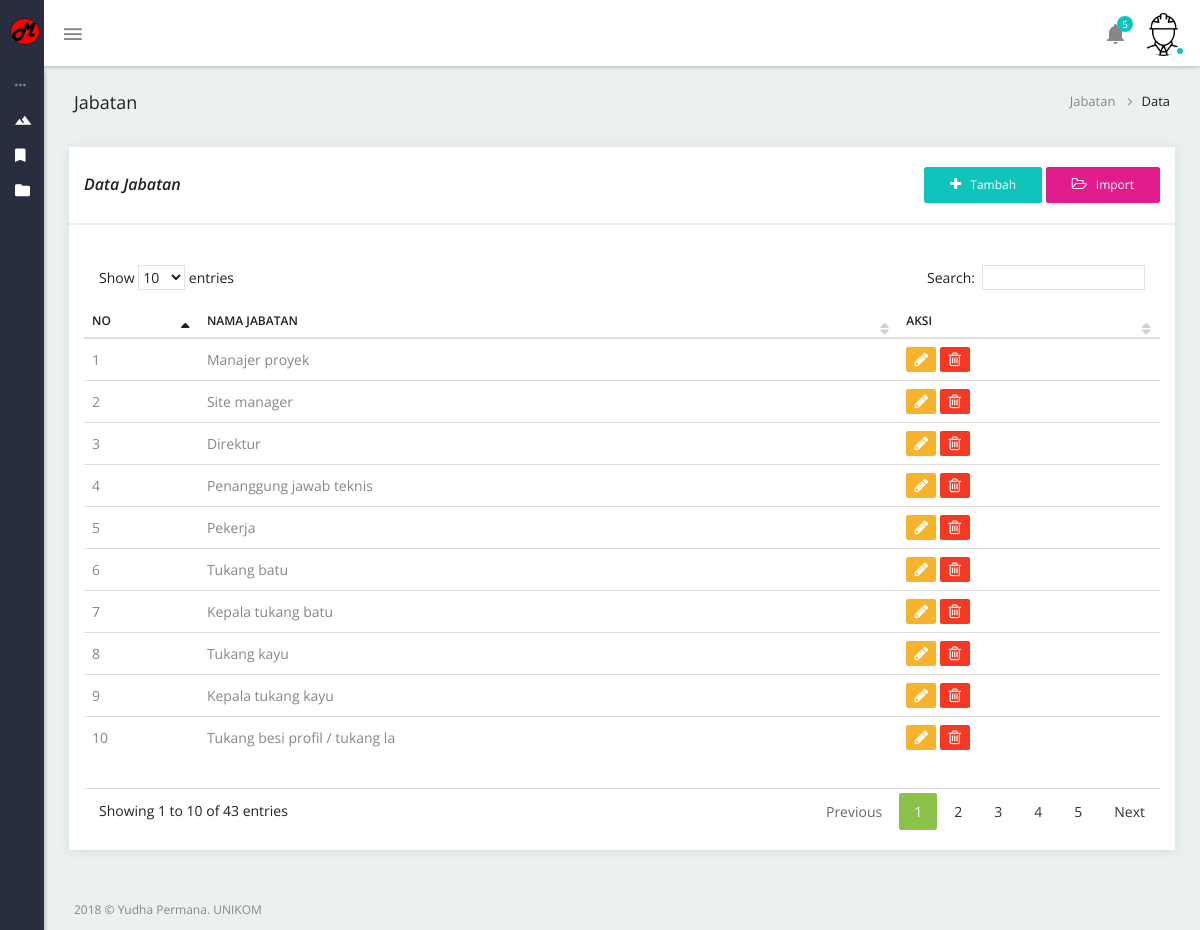
The page /app/view/page/jabatan/index.php on the database its author committed.
### tables this page shows
CREATE TABLE `jabatan` (
  `jbtn_id` int(11) NOT NULL,
  `jbtn_nama` varchar(30) NOT NULL
);

### app/controller/Controller.php (called while the page is built, shortened)
<?php
	class Controller
	{
		public static function model($className) {
			if (file_exists(dirname(__FILE__)."/../model/".$className . '.php')) {
		        $model = new $className();
		        return $model;
		    }
		    return false;
	    }
	}
?>

### app/controller/JabatanController.php (called while the page is built, shortened)
<?php
	include "Controller.php";
	class JabatanController extends Controller{
		public $table_data = 'jabatan';
		public $model_main;
		function __construct()
	    {
	    	$this->model_main = $this->model('Jabatan');
	    }
	    public function index(){
	     	$data[$this->table_data] = $this->model_main->getDataAll();
	    	return $data;
	    }
	}
	$JabatanController = new JabatanController();
?>

### app/model/Database.php (called while the page is built, shortened)
<?php
    if (!class_exists('Database')) {
		class Database
		{
			public function open_connection(){
				$conn = new mysqli(App::DB_HOST, App::DB_USER, App::DB_PASS, App::DB_DB);
				return $conn;
	        }
			public function select($field,$table){
				$conn = $this->open_connection();
				$sql = "SELECT ".$field." FROM `".$table."`";
	            $data = mysqli_query($conn,$sql);
	            $result = mysqli_fetch_all($data, MYSQLI_ASSOC);
	            return $result;
			}
		}
	}
?>

### app/model/Jabatan.php (called while the page is built, shortened)
<?php
	include "Database.php";
	class Jabatan extends Database{
		private $table = "jabatan";
	    public function getDataAll(){
	    	$result = $this->select('*',$this->table);
	     	return $result;
	    }
	}
?>

### app/view/page/jabatan/index.php (the view, shortened to what this page needs)
<?php
    require_once('../../../controller/JabatanController.php');
    $data = $JabatanController->index();
?>
<?php require_once('../../layouts/header.php');  ?>
<div class="container-fluid">
    <div class="row heading-bg">
        <div class="col-lg-3 col-md-4 col-sm-4 col-xs-12">
          <h5 class="txt-dark"><?php echo $JabatanController->initial; ?></h5>
        </div>
        <div class="col-lg-9 col-sm-8 col-md-8 col-xs-12">
          <ol class="breadcrumb">
            <li><a href="index.php"><?php echo $JabatanController->initial; ?></a></li>
            <li class="active"><span>Data</span></li>
          </ol>
        </div>
    </div>
    <div class="row">
        <div class="col-sm-12">
            <div class="panel panel-default card-view">
                <div class="panel-heading">
                    <div class="pull-left">
                        <h6 class="panel-title txt-dark pt-5">Data <?php echo $JabatanController->initial; ?></h6>
                    </div>
                    <div style="float: right;">
                      <a href="tambah.php"><button class="btn btn-primary btn-sm btn-icon left-icon"> <i class="fa fa-plus"></i> <span>Tambah</span></button></a>
                      <a href="import.php"><button class="btn btn-info btn-sm btn-icon left-icon"> <i class="fa fa-folder-open-o"></i> <span>Import</span></button></a>
                    </div>
                </div>
                <div class="panel-wrapper collapse in">
                    <div class="panel-body">
                        <div class="table-wrap">
                            <div class="table-responsive">
                                <table id="datable_1" class="table table-hover display pb-30" >
                                    <thead>
                                        <tr>
                                            <th>No</th>
                                            <?php
                                              foreach ($JabatanController->table_title as $t) {
                                                echo '<th>'.$t.'</th>';
                                              }
                                            ?>
                                            <th>Aksi</th>
                                        </tr>
                                    </thead>
                                    <tbody>
                                          <?php
                                              $no = 1;
                                              foreach ($data[$JabatanController->table_data] as $d) {
                                          ?>
                                                  <tr>
                                                      <td><?php echo $no; ?></td>
                                                      <?php
                                                        foreach ($JabatanController->table_field as $f) {
                                                          if ($f == "jbtn_nama") {
                                                            echo '<td>'.ucfirst($d[$f]).'</td>';
                                                          }else{
                                                            echo '<td>'.$d[$f].'</td>';
                                                          }
                                                        }
                                                      ?>
                                                      <td>
                                                        <a href="ubah.php?id=<?php echo $d[$JabatanController->table_primary]; ?>"><button class="btn btn-warning btn-icon-anim btn-square"><i class="fa fa-pencil"></i></button></a>
                                                        <button class="btn btn-danger btn-icon-anim btn-square" onclick="$(this).delete('<?php echo $d[$JabatanController->table_primary]; ?>');"><i class="fa fa-trash-o"></i></button>
                                                      </td>
                                                  </tr>
                                          <?php
                                                  $no++;
                                              }
                                          ?>
                                    </tbody>
                                </table>
                            </div>
                        </div>
                    </div>
                </div>
            </div>
        </div>
    </div>
</div>
<?php require_once('../../layouts/footer.php');  ?>
</body>
</html>

### rows shown on the page
jabatan: jbtn_nama "Manajer proyek"
jabatan: jbtn_nama "Site manager"
jabatan: jbtn_nama "Direktur"
jabatan: jbtn_nama "Penanggung jawab teknis"
jabatan: jbtn_nama "Pekerja"
jabatan: jbtn_nama "Tukang batu"
jabatan: jbtn_nama "Kepala tukang batu"
jabatan: jbtn_nama "Tukang kayu"
jabatan: jbtn_nama "Kepala tukang kayu"
jabatan: jbtn_nama "Tukang besi profil / tukang la"

### other values the page prints
$JabatanController->initial "Jabatan"
$t "NAMA JABATAN"
